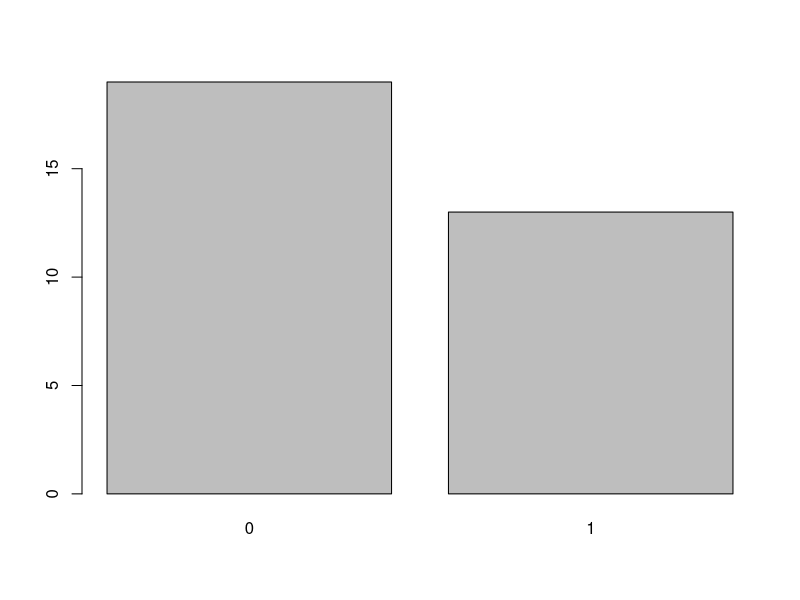

Write R code to recreate this figure.
#Assign the frequency of the mtcars variable "am" to a variable called "height"
height <- table(mtcars$am)

#Create a barplot of "height"
barplot(height)
